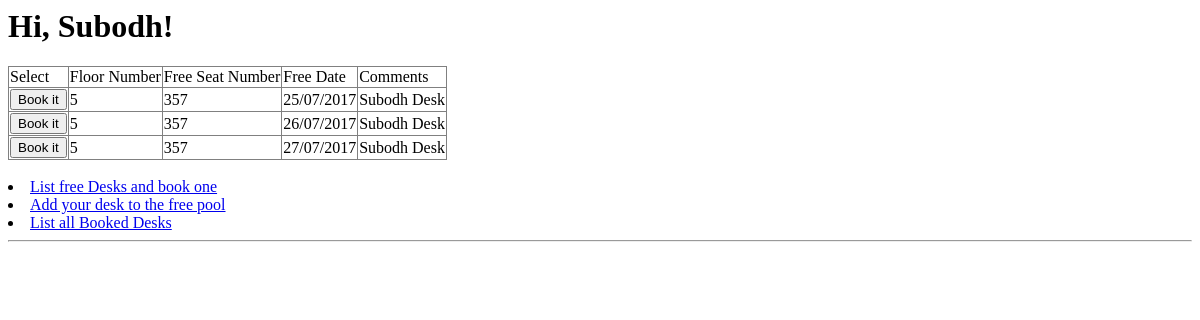
Before: /freeDesk with the older database file.
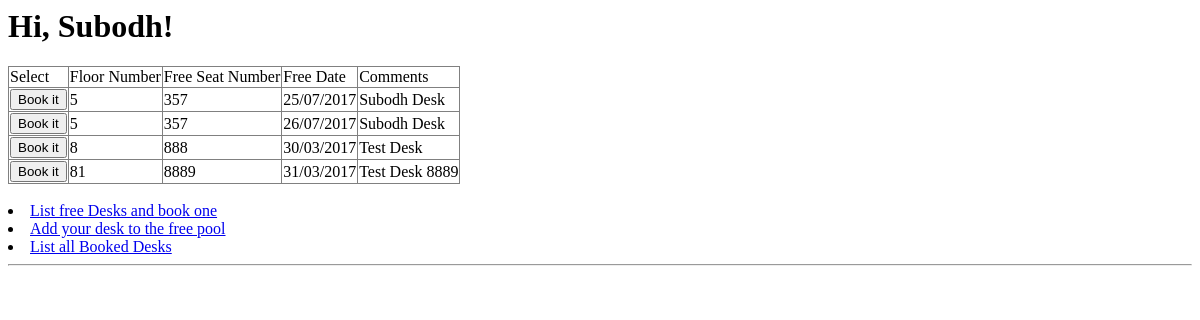
After: the same page with the newer database file.
### tables this page shows
CREATE TABLE HotDesk (
	Floor INTEGER,
	DeskNo INTEGER,
	Free_date DATE,
	Remark TEXT,
	Primary Key(DeskNo, Free_date)
	);

### app/views.py (the view)
@app.route('/freeDesk')
def freeDesk():
	user = {'nickname' : 'Subodh'} ##fake user
	hotdesks = dao.findAllDesk()
	if hotdesks:
		return render_template("freeDesk.html", user=user, hotdesks=hotdesks)
	else:
		return '''<HTML><TITLE>No HotDesk</TITLE><BODY>Sorry !
			No Hot Desk available as of now<BR><A href="/">HotDesk App</A>
			</BODY></HTML>'''

### HotDeskDAO.py (called while the page is built)
def CreateDesk():
	conn = sqlite3.connect('HotDesk.sqlite')
	cursor = conn.cursor()
	cursor.execute('''
	CREATE TABLE IF NOT EXISTS HotDesk (
	Floor INTEGER,
	DeskNo INTEGER,
	Free_date DATE,
	Remark TEXT,
	Primary Key(DeskNo, Free_date)
	);''')
	cursor.close()
	conn.commit()

def findAllDesk():
	CreateDesk()
	conn = sqlite3.connect('HotDesk.sqlite')
	cursor = conn.cursor()
	FreeDesk = list()
	FreeDeskRS = cursor.execute('''SELECT rowid, Floor,
				DeskNo, Free_date, Remark from  HotDesk
				order by Free_date asc''')
	for row in FreeDeskRS:
		FreeDesk.append({'rowid' : row[0], 'floor' : row[1], 'deskno' : row[2], 'free_date' : row[3], 'remark' : row[4]})
	cursor.close()
	conn.commit()
	return FreeDesk

### app/templates/freeDesk.html (shortened to what this page needs)
<html>
	<head>
	</head>
	<body>
		<h1>Hi, {{ user.nickname}}! </h1>
		<table frame=box rules=ALL borger="5" >
			<THEAD>
				<TR>
					<TD>Select
					<TD>Floor Number
					<TD>Free Seat Number
					<TD>Free Date
					<TD>Comments
			<THEAD>
			<TBODY>
			<FORM action="/confirmBooking" method="POST">
				{% for desk in hotdesks %}
				<TR>
					<TD><BUTTON type="submit" name="submit" value={{ desk.rowid }}>Book it</Button>
					<TD>{{ desk.floor }}
					<TD>{{ desk.deskno }}
					<TD>{{ desk.free_date }}
					<TD>{{ desk.remark }}
				{% endfor %}
			</TBODY>
		</TABLE><BR>
		{% include 'common.html' %}

Changed rows visible on the page:
changed HotDesk: floor "5" → "8"; deskno "357" → "888"; free_date "27/07/2017" → "30/03/2017"; remark "Subodh Desk" → "Test Desk"
added HotDesk: {{ desk.rowid }} 4 (drawn), floor "81", deskno "8889", free_date "31/03/2017", remark "Test Desk 8889"
